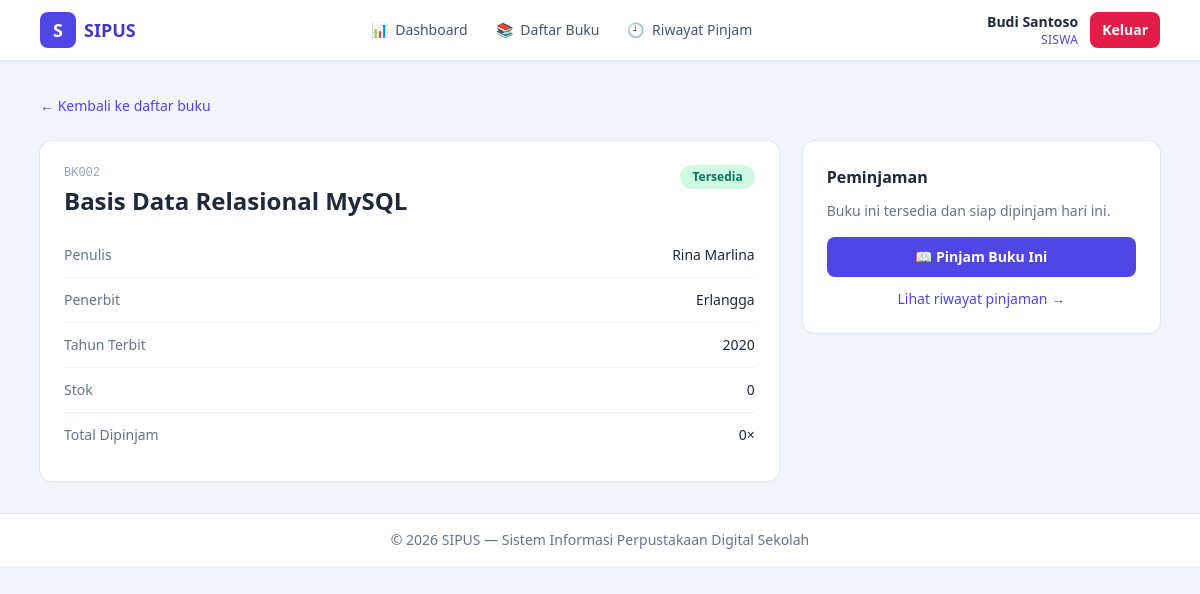
Page /siswa/detail_buku.php?id=2 (signed in) on the earlier database version.
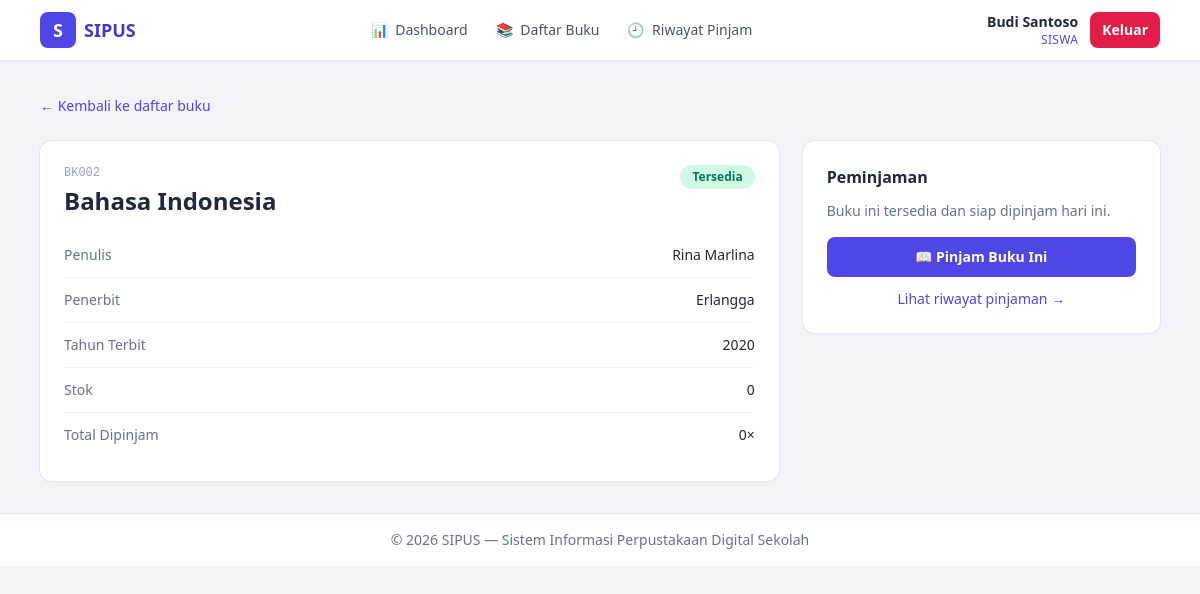
Same page on the later database version.
### tables this page shows
CREATE TABLE buku (
    id_buku INT AUTO_INCREMENT PRIMARY KEY,
    nomor_buku VARCHAR(20) NOT NULL UNIQUE,
    judul VARCHAR(150) NOT NULL,
    penulis VARCHAR(100) NOT NULL,
    penerbit VARCHAR(100),
    tahun_terbit YEAR,
    status ENUM('tersedia', 'dipinjam') NOT NULL DEFAULT 'tersedia'
);

### config/database.php (called while the page is built, shortened)
<?php
function e($data): string
{
    return htmlspecialchars((string) $data, ENT_QUOTES, 'UTF-8');
}

### siswa/detail_buku.php (the view, shortened to what this page needs)
<?php
require __DIR__ . '/../includes/header.php';
$pdo = db();
$idBuku = filter_var($_GET['id'] ?? '', FILTER_VALIDATE_INT);
$stmt = $pdo->prepare('SELECT * FROM buku WHERE id_buku = :ib LIMIT 1');
$stmt->execute([':ib' => $idBuku]);
$buku = $stmt->fetch();
$stmt = $pdo->prepare('SELECT id_anggota FROM anggota WHERE username = :u LIMIT 1');
$stmt->execute([':u' => $_SESSION['username']]);
$idAnggota = $stmt->fetchColumn();
$idAnggota = (int) $idAnggota;
$stmt = $pdo->prepare('SELECT COUNT(*) FROM peminjaman
                       WHERE id_anggota = :ia AND id_buku = :ib AND status = "dipinjam"');
$stmt->execute([':ia' => $idAnggota, ':ib' => $idBuku]);
$sudahPinjam = ((int) $stmt->fetchColumn()) > 0;
$stmt = $pdo->prepare('SELECT COUNT(*) AS total FROM peminjaman WHERE id_buku = :ib');
$stmt->execute([':ib' => $idBuku]);
$totalDipinjam = (int) $stmt->fetch()['total'];
?>
<div class="mb-6">
  <a href="daftar_buku.php" class="text-sm font-medium text-indigo-600 hover:underline">&larr; Kembali ke daftar buku</a>
</div>
<div class="grid gap-6 md:grid-cols-3">
  <div class="rounded-xl bg-white p-6 shadow-sm ring-1 ring-slate-200 md:col-span-2">
    <div class="mb-4 flex items-start justify-between gap-3">
      <div>
        <p class="font-mono text-xs text-slate-400"><?= e($buku['nomor_buku']) ?></p>
        <h1 class="mt-1 text-2xl font-bold text-slate-800"><?= e($buku['judul']) ?></h1>
      </div>
      <?php if ($buku['status'] === 'tersedia'): ?>
        <span class="rounded-full bg-emerald-100 px-3 py-1 text-xs font-semibold text-emerald-700">Tersedia</span>
      <?php else: ?>
        <span class="rounded-full bg-amber-100 px-3 py-1 text-xs font-semibold text-amber-700">Dipinjam</span>
      <?php endif; ?>
    </div>
    <dl class="divide-y divide-slate-100 text-sm">
      <div class="flex justify-between py-3"><dt class="text-slate-500">Penulis</dt><dd class="font-medium"><?= e($buku['penulis']) ?></dd></div>
      <div class="flex justify-between py-3"><dt class="text-slate-500">Penerbit</dt><dd class="font-medium"><?= e($buku['penerbit'] ?? '—') ?></dd></div>
      <div class="flex justify-between py-3"><dt class="text-slate-500">Tahun Terbit</dt><dd class="font-medium"><?= e($buku['tahun_terbit'] ?? '—') ?></dd></div>
      <div class="flex justify-between py-3"><dt class="text-slate-500">Stok</dt><dd class="font-medium"><?= e((string) ($buku['stok'] ?? 0)) ?></dd></div>
      <div class="flex justify-between py-3"><dt class="text-slate-500">Total Dipinjam</dt><dd class="font-medium"><?= $totalDipinjam ?>&times;</dd></div>
    </dl>
  </div>
  <div class="h-fit rounded-xl bg-white p-6 shadow-sm ring-1 ring-slate-200">
    <h2 class="mb-3 font-semibold">Peminjaman</h2>
    <?php if ($sudahPinjam): ?>
      <div class="rounded-lg border border-amber-200 bg-amber-50 px-4 py-3 text-sm text-amber-700">
        Kamu sedang meminjam buku ini. Kembalikan ke petugas perpustakaan bila sudah selesai membaca.
      </div>
    <?php elseif ($buku['status'] !== 'tersedia'): ?>
      <div class="rounded-lg border border-slate-200 bg-slate-50 px-4 py-3 text-sm text-slate-600">
        Buku ini sedang dipinjam siswa lain. Cek kembali nanti ya.
      </div>
    <?php else: ?>
      <p class="mb-4 text-sm text-slate-500">Buku ini tersedia dan siap dipinjam hari ini.</p>
      <form method="post" action="detail_buku.php?id=<?= (int) $buku['id_buku'] ?>">
        <button class="w-full rounded-lg bg-indigo-600 py-2.5 text-sm font-semibold text-white transition hover:bg-indigo-700">
          📖 Pinjam Buku Ini
        </button>
      </form>
    <?php endif; ?>
    <a href="riwayat.php" class="mt-3 block text-center text-sm font-medium text-indigo-600 hover:underline">Lihat riwayat pinjaman &rarr;</a>
  </div>
</div>
<?php require __DIR__ . '/../includes/footer.php'; ?>

Differences in the rows shown:
changed buku "Rina Marlina": judul "Basis Data Relasional MySQL" → "Bahasa Indonesia"
